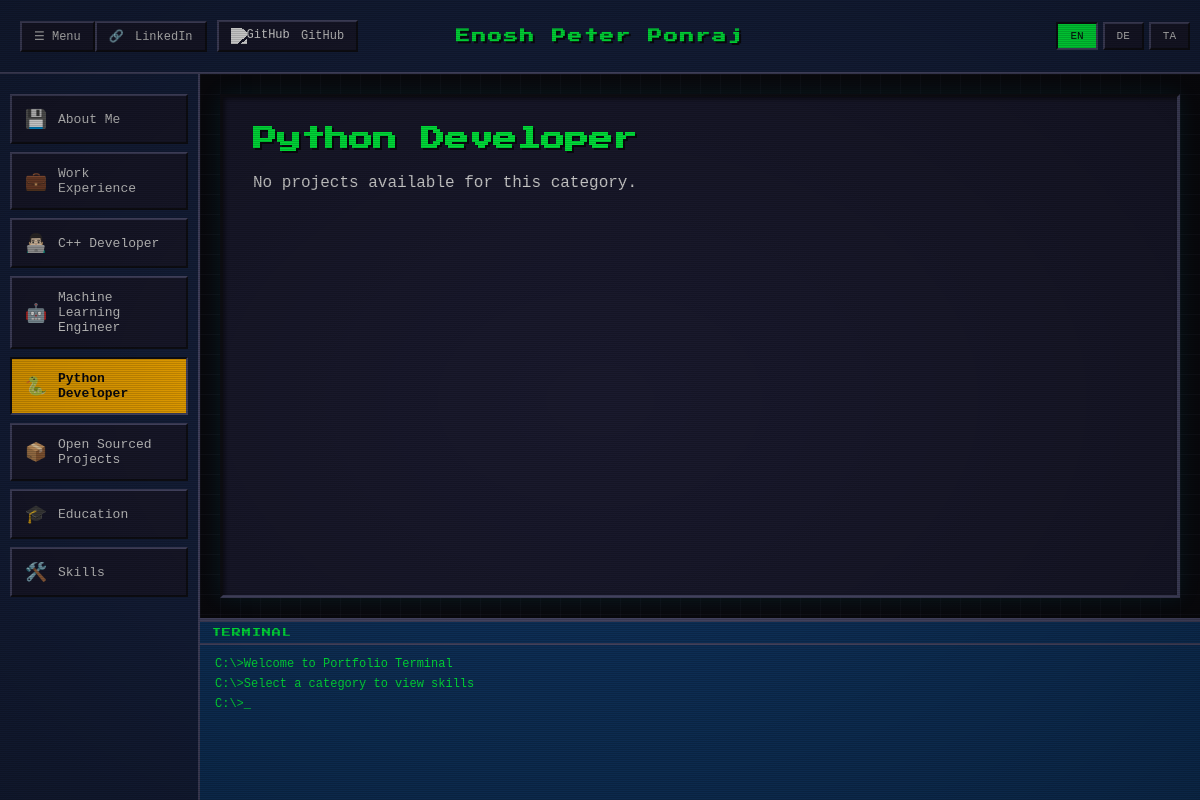
Screenshot of /?category=python-developer&lang=en with the database file from the repository.
### profiles/models.py (models this page shows, shortened)
class Category(models.Model):
    CATEGORY_TYPES = [
        ('special', 'Special Category'),
        ('skill', 'Skill Category'),
    ]
    slug = models.SlugField(unique=True, max_length=50, help_text="Category identifier (e.g., 'about-me', 'cpp-developer')")
    category_type = models.CharField(max_length=10, choices=CATEGORY_TYPES, default='special')
    skills = models.TextField(blank=True, help_text="Skills text to display in console when this category is selected. Use bullet points or plain text.")
    name_en = models.CharField(max_length=100)
    name_de = models.CharField(max_length=100, blank=True)
    name_ta = models.CharField(max_length=100, blank=True)
    icon = models.CharField(max_length=50, blank=True, help_text="Icon emoji or identifier")
    order = models.IntegerField(default=0, help_text="Display order in navigation")
    class Meta:
        verbose_name_plural = "Categories"
        ordering = ['order', 'slug']

### profiles/views.py (the view, shortened to what this page needs)
# urls.py: path("", home_view, name="home"),
def home_view(request):
    if 'lang' in request.GET:
        lang = request.GET.get('lang')
        set_language_in_session(request, lang)
        category = request.GET.get('category', 'about-me')
    language = get_language_from_request(request)
    category_slug = request.GET.get('category', 'about-me')
    all_categories = Category.objects.all().order_by('order')
    profile = None
    category_obj = None
    try:
        category_obj = Category.objects.get(slug=category_slug)
        profile = category_obj.profiles.first()
    except Category.DoesNotExist:
        pass
    if not profile:
        profile = Profile.objects.all().first()
    if not profile:
        pass
    projects = Project.objects.all().order_by('id')
    content_data = {
        'category': category_slug,
        'language': language,
    }
    if category_slug == 'about-me':
        pass
    elif category_slug == 'education':
        content_data['category'] = 'education'
    elif category_slug == 'skills':
        content_data['category'] = 'skills'
        categories_with_skills = all_categories.filter(skills__isnull=False).exclude(skills='')
        content_data['categories_with_skills'] = categories_with_skills
    else:
        if category_obj:
            content_data['category'] = category_slug
            content_data['category_obj'] = category_obj
            if profile:
                content_data['projects'] = projects.filter(profiles=profile)
            else:
                content_data['projects'] = projects.none()  # Empty queryset if no profile
        else:
            content_data['category'] = category_slug
    profile_cv = None
    if profile:
        profile_cv = profile.get_cv(language)
        if not profile_cv:
            profile_cv = profile.cv_file
    context = {
        'profile': profile,
        'profile_cv': profile_cv,
        'categories': all_categories,
        'current_category': category_slug,
        'current_language': language,
        'content_data': content_data,
    }
    return render(request, "home.html", context)

### profiles/models.py (called while the page is built)
    def get_cv(self, language='en'):
        field_name = f'cv_file_{language}'
        cv_file = getattr(self, field_name, None)
        return cv_file or self.cv_file_en

### profiles/utils.py (called while the page is built)
def get_language_from_request(request):
    lang = request.GET.get('lang', None)
    if not lang:
        lang = request.session.get('language', None)
    valid_languages = [code for code, _ in settings.LANGUAGES]
    if lang not in valid_languages:
        lang = 'en'
    return lang

def set_language_in_session(request, language):
    valid_languages = [code for code, _ in settings.LANGUAGES]
    if language in valid_languages:
        request.session['language'] = language
        return True
    return False

### templates/home.html (shortened to what this page needs)
{% extends "base.html" %}
{% load static %}
{% block content %}
  {% if content_data.category == 'about-me' %}
    {% if profile %}
      <div class="about-me-container">
        <div class="about-me-content">
          <h1>{% if current_language == 'de' and profile.title_de %}{{ profile.title_de }}{% elif current_language == 'ta' and profile.title_ta %}{{ profile.title_ta }}{% else %}{{ profile.title_en }}{% endif %}</h1>
          {% if current_language == 'de' and profile.hero_statement_de %}
            <p><strong>{{ profile.hero_statement_de }}</strong></p>
          {% elif current_language == 'ta' and profile.hero_statement_ta %}
            <p><strong>{{ profile.hero_statement_ta }}</strong></p>
          {% elif profile.hero_statement_en %}
            <p><strong>{{ profile.hero_statement_en }}</strong></p>
          {% endif %}
          <p>{% if current_language == 'de' and profile.description_de %}{{ profile.description_de|linebreaks }}{% elif current_language == 'ta' and profile.description_ta %}{{ profile.description_ta|linebreaks }}{% else %}{{ profile.description_en|linebreaks }}{% endif %}</p>
        </div>
        {% if profile.profile_picture %}
          <div class="about-me-image">
            <img src="{{ profile.profile_picture.url }}" alt="Profile Picture" class="profile-picture">
          </div>
        {% endif %}
      </div>
    {% else %}
      <p>Profile content coming soon. Please add a profile in the admin.</p>
    {% endif %}
  {% elif content_data.category == 'education' %}
    <h1>Education</h1>
    <p>Education content coming soon...</p>
  {% else %}
    {% if content_data.category_obj %}
      <h1>{% if current_language == 'de' and content_data.category_obj.name_de %}{{ content_data.category_obj.name_de }}{% elif current_language == 'ta' and content_data.category_obj.name_ta %}{{ content_data.category_obj.name_ta }}{% else %}{{ content_data.category_obj.name_en }}{% endif %}</h1>
      {% if content_data.projects %}
        {% for project in content_data.projects %}
          <div class="project-card">
            <h3>{% if current_language == 'de' and project.title_de %}{{ project.title_de }}{% elif current_language == 'ta' and project.title_ta %}{{ project.title_ta }}{% else %}{{ project.title_en }}{% endif %}</h3>
            {% if project.date_from or project.date_to %}
              <p>
                <strong>Date:</strong>
                {% if project.date_from %}
                  {% if project.show_month_year_only %}{{ project.date_from|date:"M Y" }}{% else %}{{ project.date_from }}{% endif %}
                {% endif %}
                {% if project.date_from and project.date_to %} - {% endif %}
                {% if project.date_to %}
                  {% if project.show_month_year_only %}{{ project.date_to|date:"M Y" }}{% else %}{{ project.date_to }}{% endif %}
                {% endif %}
              </p>
            {% endif %}
            {% if current_language == 'de' and project.company_name_de %}
              <p>
                <strong>Company:</strong>
                {% if project.company_linkedin_url_de %}
                  <a href="{{ project.company_linkedin_url_de }}" target="_blank" rel="noopener noreferrer">{{ project.company_name_de }}</a>
                {% else %}
                  {{ project.company_name_de }}
                {% endif %}
              </p>
            {% elif current_language == 'ta' and project.company_name_ta %}
              <p>
                <strong>Company:</strong>
                {% if project.company_linkedin_url_ta %}
                  <a href="{{ project.company_linkedin_url_ta }}" target="_blank" rel="noopener noreferrer">{{ project.company_name_ta }}</a>
                {% else %}
                  {{ project.company_name_ta }}
                {% endif %}
              </p>
            {% elif project.company_name_en %}
              <p>
                <strong>Company:</strong>
                {% if project.company_linkedin_url_en %}
                  <a href="{{ project.company_linkedin_url_en }}" target="_blank" rel="noopener noreferrer">{{ project.company_name_en }}</a>
                {% else %}
                  {{ project.company_name_en }}
                {% endif %}
              </p>
            {% endif %}
            {% if project.github_url %}
              <a href="{{ project.github_url }}" target="_blank" class="btn-pixel" style="margin-top: 10px; display: inline-block;" rel="noopener noreferrer">
                View on GitHub
              </a>
            {% endif %}
            <div class="tech-stack">
              <strong>Tech Stack:</strong> {% if current_language == 'de' and project.tech_stack_de %}{{ project.tech_stack_de }}{% elif current_language == 'ta' and project.tech_stack_ta %}{{ project.tech_stack_ta }}{% else %}{{ project.tech_stack_en }}{% endif %}
            </div>
            <p>{% if current_language == 'de' and project.description_de %}{{ project.description_de|linebreaks }}{% elif current_language == 'ta' and project.description_ta %}{{ project.description_ta|linebreaks }}{% else %}{{ project.description_en|linebreaks }}{% endif %}</p>
          </div>
        {% endfor %}
      {% else %}
        <p>No projects available for this category.</p>
      {% endif %}
    {% else %}
      <h1>Category Not Found</h1>
      <p>The selected category could not be found.</p>
    {% endif %}
  {% endif %}
{% endblock %}

### templates/base.html (shortened to what this page needs)
<!DOCTYPE html>
<html lang="{{ current_language|default:'en' }}">
<head>
  {% load static %}
  <link rel="stylesheet" href="{% static 'css/retro.css' %}">
</head>
<body>
  <div class="crt-screen">
    <div class="top-bar">
      <button
        type="button"
        class="btn-pixel mobile-nav-toggle"
        id="mobile-nav-toggle"
        aria-controls="mobile-side-nav"
        aria-expanded="false"
        aria-label="Toggle category menu"
      >
        ☰ Menu
      </button>
      <div class="top-bar-left">
        {% if profile %}
          {% if profile.linkedin_url %}
            <a href="{{ profile.linkedin_url }}" target="_blank" class="btn-pixel" rel="noopener noreferrer">
              <span class="icon">🔗</span> LinkedIn
            </a>
          {% endif %}
          {% if profile.github_url %}
            <a href="{{ profile.github_url }}" target="_blank" class="btn-pixel" rel="noopener noreferrer">
              <img src="{% static 'images/github-icon.svg' %}" alt="GitHub" class="icon github-icon-img" style="width: 16px; height: 16px; vertical-align: middle;">
              GitHub
            </a>
          {% endif %}
        {% endif %}
      </div>
      <div class="top-bar-center">
        <h1 class="site-title">Enosh Peter Ponraj</h1>
      </div>
      <div class="top-bar-right">
        <div class="language-switcher">
          <a href="?lang=en{% if current_category %}&category={{ current_category }}{% endif %}"
             class="btn-lang {% if current_language == 'en' %}active{% endif %}">EN</a>
          <a href="?lang=de{% if current_category %}&category={{ current_category }}{% endif %}"
             class="btn-lang {% if current_language == 'de' %}active{% endif %}">DE</a>
          <a href="?lang=ta{% if current_category %}&category={{ current_category }}{% endif %}"
             class="btn-lang {% if current_language == 'ta' %}active{% endif %}">TA</a>
        </div>
      </div>
    </div>
    <div class="main-container">
      <nav class="side-nav" id="mobile-side-nav" aria-hidden="false">
        {% for category in categories %}
          <a href="?category={{ category.slug }}{% if current_language %}&lang={{ current_language }}{% endif %}"
             class="nav-item {% if current_category == category.slug %}active{% endif %}"
             data-category="{{ category.slug }}"
             data-has-skills="{% if category.skills and category.skills.strip %}true{% else %}false{% endif %}">
            <span class="nav-icon">{{ category.icon|default:'⚙️' }}</span>
            <span class="nav-text">{% if current_language == 'de' and category.name_de %}{{ category.name_de }}{% elif current_language == 'ta' and category.name_ta %}{{ category.name_ta }}{% else %}{{ category.name_en }}{% endif %}</span>
          </a>
        {% endfor %}
      </nav>
      <div class="right-panel">
        <main class="main-content">
          <div class="content-window">
            {% block content %}{% endblock %}
          </div>
        </main>
        <div class="console-container">
          <div class="console-title">Terminal</div>
          <div class="console-area">
            <div class="console-output" id="console-output">
            </div>
          </div>
        </div>
      </div>
    </div>
  </div>
</body>
</html>

### rows the page displays
Category: icon "💾", name_en "About Me"
Category: icon "💼", name_en "Work Experience"
Category: icon "👨🏻‍💻", name_en "C++ Developer"
Category: icon "🤖", name_en "Machine Learning Engineer"
Category: icon "🐍", name_en "Python Developer", category_obj.name_en "Python Developer"
Category: icon "📦", name_en "Open Sourced Projects"
Category: icon "🎓", name_en "Education"
Category: icon "🛠️", name_en "Skills"
